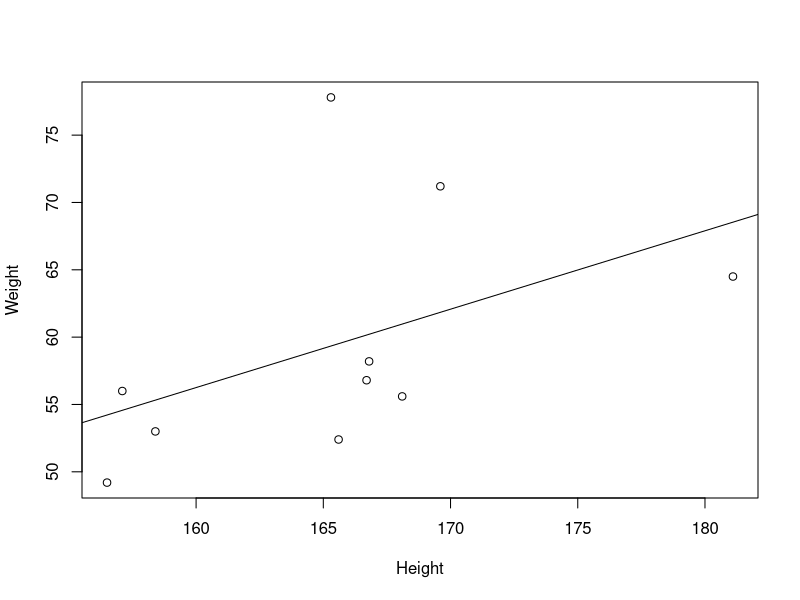
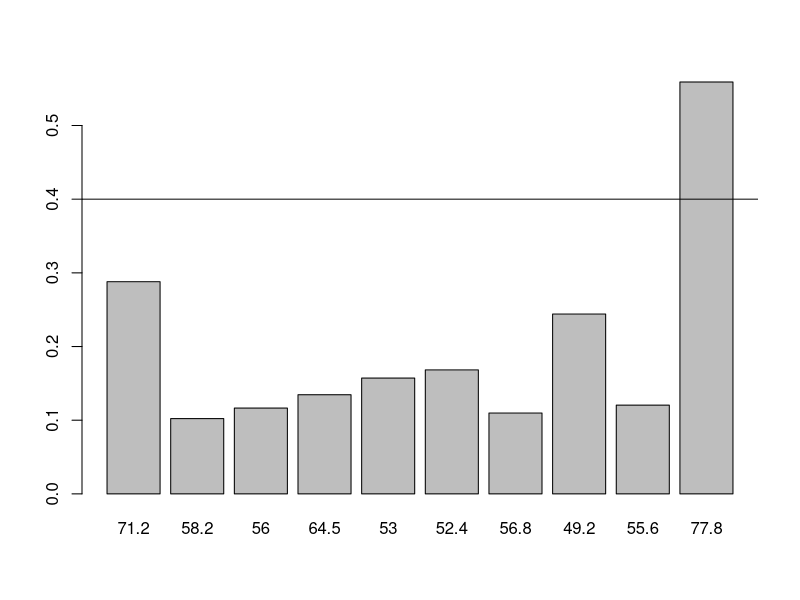
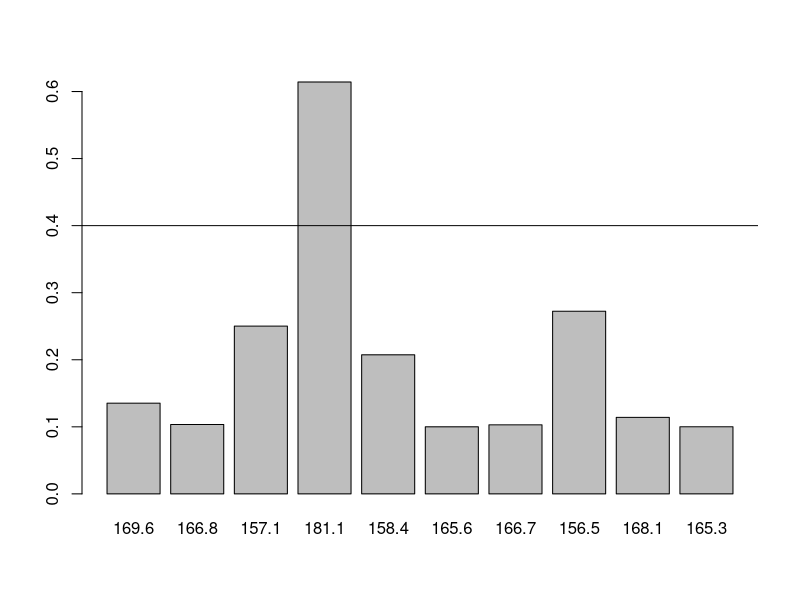

The R source for these figures, in order:
women<-read.csv("worksheet2_women.csv",header=F)
names(women)<-c('Height','Weight')
women
attach(women)
ls(pos=2) #look at what the components are

#plot the data adn add in simple linear regression
plot(Height,Weight)
abline(lsfit(Height,Weight)$coef)

#identify the points at the edges on the plots
identify(Height,Weight)

hat(Height)
hat(Weight)
barplot(hat(Weight),names.arg=Weight)
abline(h=4/length(Weight))
barplot(hat(Height),names.arg=Height)
abline(h=4/length(Height))
